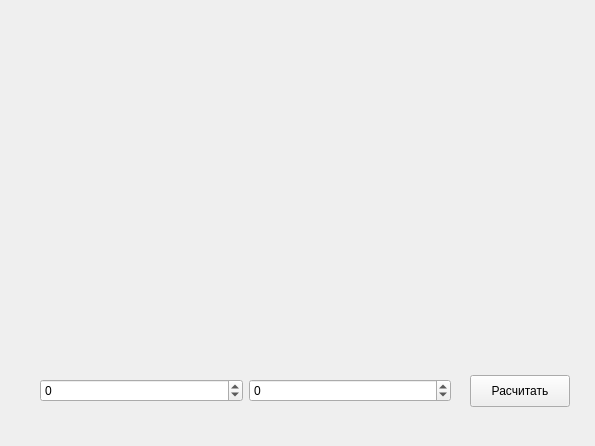
<?xml version="1.0" encoding="UTF-8"?>
<ui version="4.0">
 <class>Grafic</class>
 <widget class="QWidget" name="Grafic">
  <property name="geometry">
   <rect>
    <x>0</x>
    <y>0</y>
    <width>595</width>
    <height>446</height>
   </rect>
  </property>
  <property name="windowTitle">
   <string>Grafic</string>
  </property>
  <widget class="QCustomPlot" name="widget" native="true">
   <property name="geometry">
    <rect>
     <x>10</x>
     <y>10</y>
     <width>571</width>
     <height>321</height>
    </rect>
   </property>
   <property name="minimumSize">
    <size>
     <width>571</width>
     <height>321</height>
    </size>
   </property>
   <property name="maximumSize">
    <size>
     <width>571</width>
     <height>321</height>
    </size>
   </property>
   <widget class="QLabel" name="label">
    <property name="geometry">
     <rect>
      <x>420</x>
      <y>20</y>
      <width>131</width>
      <height>41</height>
     </rect>
    </property>
    <property name="text">
     <string/>
    </property>
   </widget>
  </widget>
  <widget class="QPushButton" name="pushButton">
   <property name="geometry">
    <rect>
     <x>470</x>
     <y>375</y>
     <width>100</width>
     <height>32</height>
    </rect>
   </property>
   <property name="text">
    <string>Расчитать</string>
   </property>
  </widget>
  <widget class="QWidget" name="layoutWidget">
   <property name="geometry">
    <rect>
     <x>40</x>
     <y>340</y>
     <width>411</width>
     <height>102</height>
    </rect>
   </property>
   <layout class="QHBoxLayout" name="horizontalLayout">
    <item>
     <widget class="QSpinBox" name="doubleSpin">
      <property name="minimum">
       <number>-1000000</number>
      </property>
      <property name="maximum">
       <number>1000000</number>
      </property>
     </widget>
    </item>
    <item>
     <widget class="QSpinBox" name="doubleSpin_2">
      <property name="minimum">
       <number>-1000000</number>
      </property>
      <property name="maximum">
       <number>1000000</number>
      </property>
      <property name="value">
       <number>0</number>
      </property>
     </widget>
    </item>
   </layout>
  </widget>
 </widget>
 <customwidgets>
  <customwidget>
   <class>QCustomPlot</class>
   <extends>QWidget</extends>
   <header>qcustomplot.h</header>
   <container>1</container>
  </customwidget>
 </customwidgets>
 <resources/>
 <connections/>
</ui>
